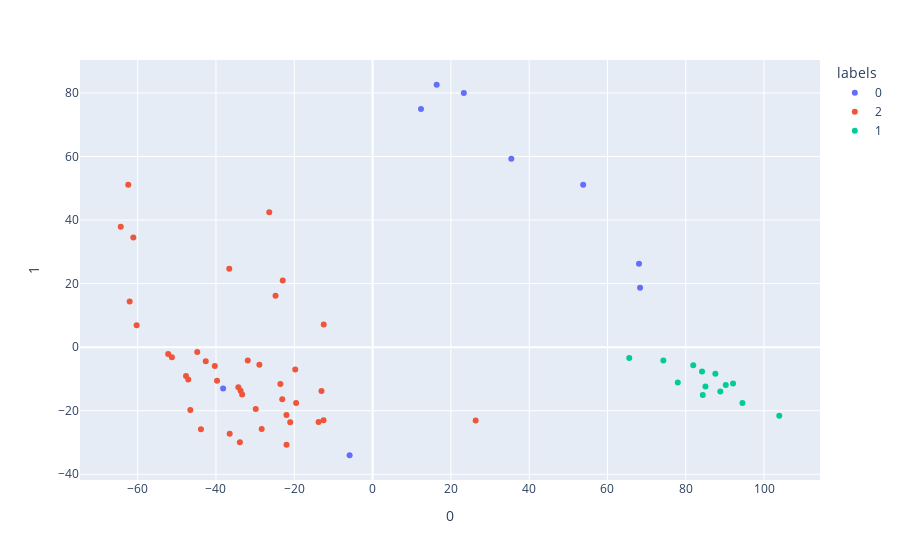

The cell this chart's notebook holds for it:
### Code cell
# 18S
scores_18S = pd.DataFrame(md.doPCA(ran_lo_18S)["scores"])
scores_18S["labels"] = labels
fig_18S = px.scatter(
    scores_18S,
    x = 0,
    y = 1,
    color = "labels"
)
fig_18S.show()

### Figure 1 — Plotly figure (JSON) as saved in the notebook; plotly's stock layout.template omitted (floating-point values rounded to 4 significant figures)
{"data": [{"hovertemplate": "labels=0<br>0=%{x}<br>1=%{y}<extra></extra>", "legendgroup": "0", "marker": {"color": "#636efa", "symbol": "circle"}, "mode": "markers", "name": "0", "orientation": "v", "showlegend": true, "type": "scatter", "x": [-5.863, -38.17, 16.37, 68.32, 68.06, 12.37, 35.44, 53.79, 23.3], "xaxis": "x", "y": [-34.02, -13.04, 82.58, 18.68, 26.27, 74.93, 59.33, 51.12, 80.01], "yaxis": "y"}, {"hovertemplate": "labels=2<br>0=%{x}<br>1=%{y}<extra></extra>", "legendgroup": "2", "marker": {"color": "#EF553B", "symbol": "circle"}, "mode": "markers", "name": "2", "orientation": "v", "showlegend": true, "type": "scatter", "x": [-34.28, -33.89, -36.5, -47.65, -19.75, -43.83, -29.84, 26.33, -28.32, -40.3, -21.99, -47.08, -46.55, -21.98, -13.79, -22.95, -12.48, -24.79, -36.6, -64.32, -26.39, -62.4, -61.1, -33.7, -31.87, -42.6, -60.26, -62.04, -51.25, -44.78, -33.31, -39.72, -13.04, -28.91, -23.55, -52.2, -23.07, -12.52, -21.04, -19.53], "xaxis": "x", "y": [-12.62, -29.92, -27.22, -9.071, -7.038, -25.84, -19.49, -23.07, -25.72, -5.915, -21.34, -10.2, -19.8, -30.69, -23.56, 21.02, 7.105, 16.18, 24.65, 37.89, 42.45, 51.13, 34.48, -13.69, -4.206, -4.458, 6.917, 14.35, -3.198, -1.532, -14.9, -10.56, -13.76, -5.496, -11.6, -2.15, -16.36, -23.02, -23.62, -17.59], "yaxis": "y"}, {"hovertemplate": "labels=1<br>0=%{x}<br>1=%{y}<extra></extra>", "legendgroup": "1", "marker": {"color": "#00cc96", "symbol": "circle"}, "mode": "markers", "name": "1", "orientation": "v", "showlegend": true, "type": "scatter", "x": [77.95, 85.02, 84.14, 65.57, 84.34, 81.9, 74.27, 103.9, 90.2, 88.82, 92.07, 87.55, 94.47], "xaxis": "x", "y": [-11.14, -12.39, -7.625, -3.427, -15.04, -5.722, -4.17, -21.62, -11.88, -13.98, -11.43, -8.364, -17.6], "yaxis": "y"}], "layout": {"autosize": true, "legend": {"title": {"text": "labels"}, "tracegroupgap": 0}, "margin": {"t": 60}, "xaxis": {"anchor": "y", "autorange": true, "domain": [0, 1], "range": [-74.51, 114.1], "title": {"text": "0"}, "type": "linear"}, "yaxis": {"anchor": "x", "autorange": true, "domain": [0, 1], "range": [-43.04, 91.61], "title": {"text": "1"}, "type": "linear"}}}
